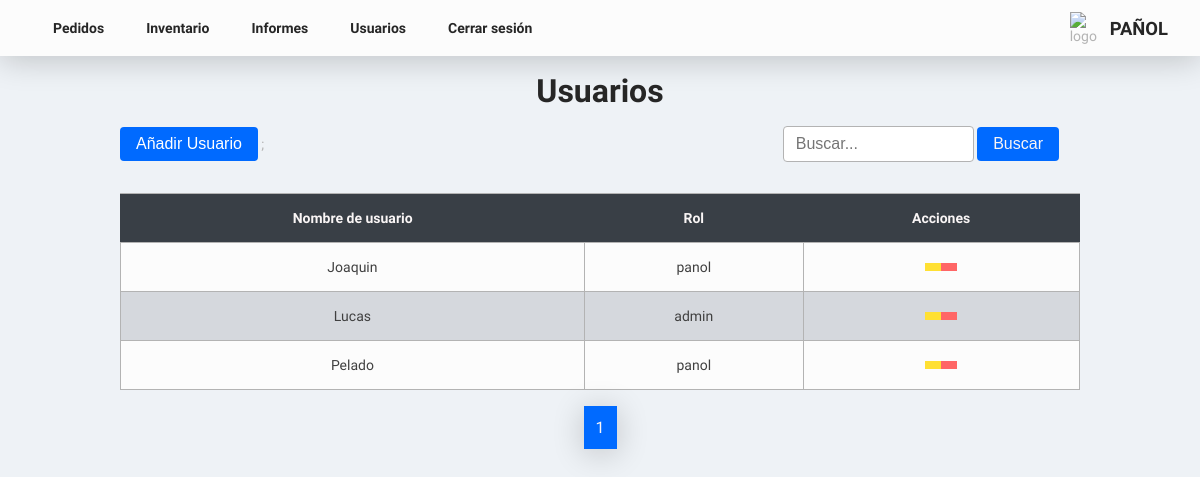
Screenshot of /pages/users.php (signed in) with the database file from the repository.
### tables this page shows
CREATE TABLE `usuarios` (
  `id` int(11) NOT NULL,
  `user_name` varchar(255) DEFAULT NULL,
  `password` varchar(255) DEFAULT NULL,
  `rol` varchar(255) DEFAULT NULL
);

### pages/users.php (the view, shortened to what this page needs)
<?php
include('../php/connect_bd.php');
?>
<!DOCTYPE html>
<html lang="es">
<head>
  <link rel="stylesheet" href="../assets/css/style.css">
  <link href="https://cdn.jsdelivr.net/npm/remixicon@3.4.0/fonts/remixicon.css" rel="stylesheet" />
</head>
<body>
<header class="hero">
    <nav class="nav">
      <ul class="nav__list">
    <li class="nav__item">
        <a href="orders.php" class="nav__link">Pedidos</a>
    </li>
    <li class="nav__item">
        <a href="inventory.php" class="nav__link">Inventario</a>
    </li>
    <?php
    $allowedRoles = ['admin', 'panol'];
    if (in_array($_SESSION['rol'], $allowedRoles)) {
        echo '<li class="nav__item">
                <a href="reports.php" class="nav__link">Informes</a>
              </li>';
    }
    $allowedRoles = ['admin'];
    if (in_array($_SESSION['rol'], $allowedRoles)){
      echo '<li class="nav__item">
          <a href="users.php" class="nav__link">Usuarios</a>
       </li>';
    }
    ?>
    <li class="nav__item">
        <a href="../php/logout.php" class="nav__link">Cerrar sesión</a>
    </li>
</ul>
    </nav>
    <div class="hero__logo hero__logo-0">
      <img class="hero__logo-img" src="https://avatars.githubusercontent.com/u/6693385?s=200&v=4" alt="logo" />
      <h2 class="title__hero">Pañol</h2>
    </div>
  </header>
  <section class="section__pedidos">
    <div class="title__section">
      <h1 class="section__title">Usuarios</h1>
    </div>
    <div class="action__div">
      <div class="add__div">
         <a href="register_user.php" class="btn__blue--text">
                    <button class="btn__blue">
                      Añadir Usuario
                    </button>
                  </a>;
</div>
      <form method="GET" action="inventory.php">
        <div class="search__container">
          <input name="search" type="search" class="search__input" placeholder="Buscar..." />
          <button class="btn__blue" type="submit" name="enviar">
            <p class="btn__blue--text">Buscar</p>
          </button>
        </div>
      </form>
    </div>
  </section>
  <section class="section__table">
    <div class="table__responsive">
    <table class="table">
  <thead class="table__header">
    <tr class="tr">
      <th class="table__header-item">Nombre de usuario</th>
      <th class="table__header-item">Rol</th>
      <th class="table__header-item">Acciones</th>
    </tr>
  </thead>
  <tbody>
    <?php
    $sql = "SELECT id, user_name, password, rol FROM usuarios";
    $orders = mysqli_query($conexion, $sql);
    while ($row = mysqli_fetch_assoc($orders)) {
      ?>
        <tr class="tr">
          <td class="table__cell table_cell-0"><?php echo $row['user_name']; ?></td>
          <td class="table__cell"><?php echo $row['rol']; ?></td>
          <td class="table__cell">
          <div class="btn-group">
  <a href="edit_user.php?id=<?php echo $row['id']; ?>" class="btn__table btn__table-yellow "><i class="ri-pencil-fill"></i></a>
  <a href="../php/logic/logic_users/logic_delete_user.php?id_delete=<?php echo $row['id']; ?>" class="btn__table btn__table-red delete-button" delete-id="<?php echo $row['id']; ?>" delete-rol="<?php echo $row['rol']; ?>" id="deleteOrder"><i class="ri-close-circle-fill"></i></a>
  </div>
                </td>
        </tr>
      <?php
    }
    ?>
</tbody>
</table>
    </div>
  <div class="pagination">
    <span id="pageNumbers"></span>
  </div>
  </section>
</body>
</html>

### assets/css/style.css (style rules this page uses)
:root { --main-background: hsl(215, 31%, 95%); --card-background: hsl(0, 0%, 99%); --title-color: hsl(0, 0%, 15%); --sub-title-color: hsl(0, 0%, 25%); --grey-text: hsl(215, 10%, 25%); --text-color: hsl(0, 0%, 70%); --text-white: hsl(0, 25%, 97%); --grey: hsl(215, 10%, 62%); --grey-hover: hsl(215, 10%, 50%); --grey-ultra-light: hsl(215, 10%, 85%); --btn-blue:hsl(215, 100%, 50%); --btn-blue-hover:hsl(215, 100%, 35%); --heebo: "heebo"; --font-regular: 400; --font-medium: 500; --font-semi-bold: 600; --font-bold: 700; --fs-2: 2rem; --fs-1-5: 1.5rem; --fs-1-15: 1.15rem; --fs-1: 1rem; --fs-0-8: 0.8rem; --border-radius-cards: 0.75rem; --shadow-color: rgba(0, 0, 0, 0.2); --box-shadow: 0px 4px 32px var(--shadow-color); --mb-0-25: 0.25rem; --mb-0-5: 0.5rem; --mb-0-75: 0.75rem; --mb-1: 1rem; --mb-1-25: 1.25rem; --mb-1-5: 1.5rem; --mb-2: 2rem; --mb-2-5: 2.5rem; --transition: color 0.4s, background-color 0.4s ease-in-out; --border-radius-btn: 4px; }
* { box-sizing: border-box; padding: 0; margin: 0; }
html { scroll-behavior: smooth; }
body { color: var(--text-color); background: var(--main-background); font-size: 14px; font-family: var(--heebo); }
a { text-decoration: none; cursor: pointer; }
.btn__blue { padding: var(--mb-0-5) var(--mb-1); font-size: var(--fs-1); border: none; background-color: var(--btn-blue); border-radius: var(--border-radius-btn); cursor: pointer; margin-bottom: 1rem; color: white; }
.btn__blue--text { color: var(--text-white); }
.hero { width: 100%; height: 7vh; background-color: var(--card-background); padding: 0 var(--mb-2); display: flex; align-items: center; justify-content: space-between; margin: 0 auto; box-shadow: var(--box-shadow); }
.hero__logo { display: flex; }
.hero__logo-0 { align-items: center; display: flex; justify-content: center; }
.hero__logo-img { display: inline; width: 35px; margin-right: 5px; }
.title__hero { font-size: var(--fs-1-15); font-weight: var(--font-bold); text-transform: uppercase; color: var(--title-color); }
.nav__list { display: flex; list-style: none; }
.nav__link { color: var(--title-color); margin: 5px; font-weight: var(--font-semi-bold); padding: var(--mb-0-25) var(--mb-1); border-radius: var(--border-radius-cards); transition: var(--transition); }
.table__responsive { display: flex; margin: var(--mb-1) 0; align-items: center; justify-content: center; }
.table { width: 100%; background-color: var(--card-background); text-align: center; border-collapse: collapse; max-width: 80%; border: 1px solid var(--text-color); }
.table__header { background-color: var(--grey-text); border: solid 1px var(--grey-text); }
.table__header-item { padding: var(--mb-1); color: var(--text-white); }
.table__cell { padding: var(--mb-1); border-left: 1px solid var(--text-color); color: var(--sub-title-color); }
.tr:nth-child(even) { background-color: var(--grey-ultra-light); border-top: 1px solid var(--text-color); }
.tr:nth-child(odd) { border-top: 1px solid var(--text-color); }
.btn-group { display: flex; flex-wrap: nowrap; justify-content: center; }
.btn__table { color: var(--title-color); font-weight: var(--font-bold); padding: var(--mb-0-25) var(--mb-0-5); cursor: pointer; border: none; }
.btn__table-yellow { background-color: hsl(51, 100%, 60%); }
.btn__table-red { background-color: hsl(0, 100%, 70%); }
.pagination { display: flex; align-items: center; justify-content: center; margin: var(--mb-1) 0; }
.title__section { display: flex; align-items: center; justify-content: center; margin: var(--mb-1); }
.section__title { color: var(--title-color); font-size: var(--fs-2); font-weight: var(--font-bold); }
.action__div { display: flex; justify-content: space-between; margin: 0 10%; align-items: center; }
.add__div { width: 30%; }
.search__container { text-align: center; }
.search__input { padding: var(--mb-0-5) var(--mb-0-75); font-size: var(--fs-1); border: 1px solid var(--text-color); border-radius: var(--border-radius-btn); width: 60%; }

### rows the page displays
usuarios: user_name "Joaquin", rol "panol"
usuarios: user_name "Lucas", rol "admin"
usuarios: user_name "Pelado", rol "panol"
